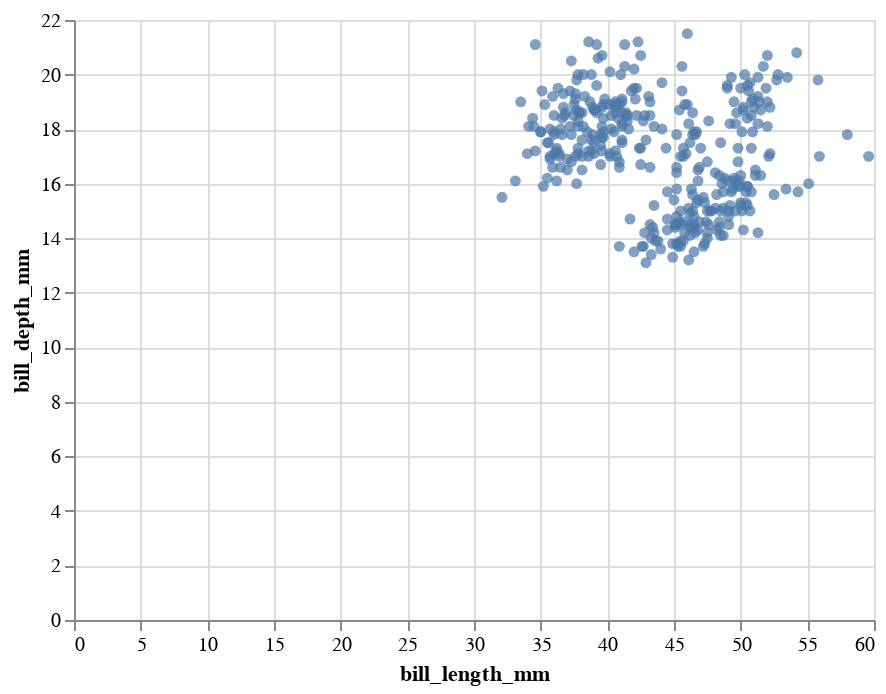

Notebook source saved alongside this figure:
### Markdown cell above
## Quick Interactive
Notice the use of `.interactive()` in the scatterplot between bill length and depth, which allows the user to scroll and pan through the visualization. Since this is such a common request, Altair provides it by default!

### Code cell
alt.Chart(penguins).mark_circle().encode(
  x="bill_length_mm:Q",
  y="bill_depth_mm:Q"
).interactive()

### Figure 1 — Vega-Lite specification as saved in the notebook (floating-point values rounded to 4 significant figures; data arrays with more than 128 entries replaced by an {"elided": "..."} marker saying what was removed)
{"config": {"view": {"continuousWidth": 400, "continuousHeight": 300}}, "data": {"name": "data-d00e1631cca48c544438d30d2b470e8a"}, "mark": "circle", "encoding": {"x": {"field": "bill_length_mm", "type": "quantitative"}, "y": {"field": "bill_depth_mm", "type": "quantitative"}}, "selection": {"selector027": {"type": "interval", "bind": "scales", "encodings": ["x", "y"]}}, "$schema": "https://vega.github.io/schema/vega-lite/v4.17.0.json", "datasets": {"data-d00e1631cca48c544438d30d2b470e8a": {"elided": "344 records"}}}
